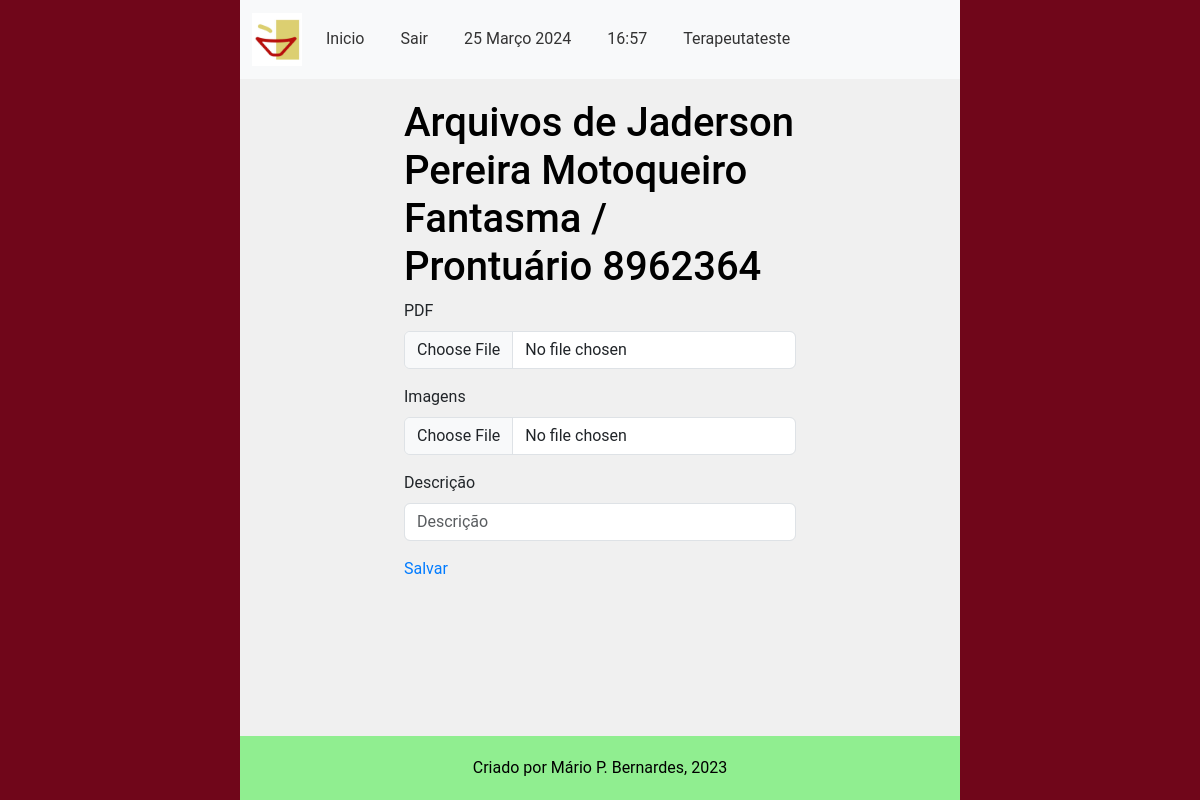
Page /main/enviar_arquivo_paciente/8962364 (signed in) on the committed database.
### accounts/models.py (models this page shows, shortened)
class CustomUser(AbstractUser):
    email = models.EmailField(unique=True, verbose_name='E-mail')
    phone_number = models.CharField(max_length=11, unique=True, verbose_name='Telefone', validators=[
        validate_numbers, MinLengthValidator(limit_value=11), MaxLengthValidator(limit_value=11)
    ])
    require_otp_login = models.BooleanField(null=False, default=True)  # TODO trocar pra False
    otp = models.CharField(max_length=6, null=True, blank=True)

### main/models.py (models this page shows, shortened)
class CadastroPacientes(models.Model):
    nome = models.CharField(verbose_name='Nome do Paciente', max_length=100,
                            validators=[validate_letters, MinLengthValidator(limit_value=5)])
    prontuario_numero = models.CharField(verbose_name='Nº de Prontuario', max_length=7,
                                         default=create_prontuario_numero,
                                         unique=True, validators=[validate_numbers, MinLengthValidator(limit_value=7)])
    nascimento = models.DateField(verbose_name='Data de Nascimento', help_text='dd/mm/aaaa',
                                  validators=[validate_date_past])
    responsavel_legal = models.CharField(verbose_name='Responsável Legal', max_length=100,
                                         null=True, blank=True, validators=[validate_letters,
                                                                            MinLengthValidator(limit_value=5)])
    cpf_responsavel_legal = models.CharField(verbose_name='CPF do Responsável', max_length=11, blank=True, null=True,
                                             validators=[validate_numbers, MinLengthValidator(limit_value=11)])
    data_inicio = models.DateField(verbose_name='Data de Inicio', help_text='dd/mm/aaaa', default=datetime.now)
    data_final = models.DateField(verbose_name='Data do Desligamento', help_text='dd/mm/aaaa', blank=True, null=True,
                                  validators=[validate_date_past])
    desligado = models.BooleanField(verbose_name='Desligado', help_text='Paciente desligado', default=False)
    cpf_numero = models.CharField(verbose_name='CPF', max_length=11, unique=True,
                                  help_text="CPF de menores consta na Certidão de Nascimento",
                                  validators=[validate_numbers, MinLengthValidator(limit_value=11)])
    MOD_CHOICES = (
        (0, 'Individual'),
        (1, 'Grupo'),
        (2, 'Casal'),
    )
    modalidade_atendimento = models.IntegerField(verbose_name='Modalidade', choices=MOD_CHOICES, default=0)
    grupo = models.ForeignKey(
        'CadastroGrupos',
        related_name='membros',
        on_delete=models.PROTECT,
        blank=True,
        null=True
    )
    convenio = models.ForeignKey(
        'ConveniosAceitos',
        related_name='pacientes',
        on_delete=models.PROTECT
    )
    carteirinha_convenio = models.CharField(verbose_name='Número do Convênio',
                                            max_length=50, blank=True, null=True,
                                            validators=[validate_numbers, MinLengthValidator(limit_value=7)])
    terapeuta = models.ForeignKey(
        'CadastroProfissionais',
        related_name='pacientes',
        on_delete=models.PROTECT
    )
    endereco_rua = models.CharField(verbose_name='Endereço', max_length=100,
                                    validators=[MinLengthValidator(limit_value=10)])
    endereco_bairro = models.CharField(verbose_name='Bairro', max_length=50,
                                       validators=[MinLengthValidator(limit_value=3)])
    endereco_numero = models.CharField(verbose_name='Número', max_length=7, validators=[validate_numbers])
    endereco_complemento = models.CharField(verbose_name='Complemento', max_length=100,
                                            validators=[MinLengthValidator(limit_value=4)])
    telefone_numero = models.CharField(verbose_name='Telefone', max_length=11,
                                       validators=[validate_numbers, MinLengthValidator(limit_value=11)])
    cidade = models.CharField(verbose_name='Cidade', max_length=100, validators=[validate_letters,
                                                                                 MinLengthValidator(limit_value=3)])
    cep_numero = models.CharField(verbose_name='CEP', max_length=8, validators=[validate_numbers,
                                                                                MinLengthValidator(limit_value=8)])
    email = models.EmailField(verbose_name='E-mail')
    observacoes = models.TextField(verbose_name='Observações', blank=True, null=True)
    objects = models.Manager()
    class Meta:
        verbose_name = 'Paciente'
        verbose_name_plural = 'Pacientes'
        ordering = ["nome"]
        permissions = [
            ('transfer_pac', 'Transferir Paciente (Terapeutas)'),
            ('deslig_pac', 'Desligar Paciente (Terapeutas)'),
            ('add_pac_group', 'Adicionar Paciente a Grupo (Terapeutas)'),
            ('remove_pac_from_group', 'Remover Paciente de um Grupo (Terapeutas)')
        ]

### main/views.py (the view, shortened to what this page needs)
@login_required(login_url="/main/login")
def paciente_media_upload(request, prontuario_numero: str):
    if request.method != 'POST':
        return render_paciente_media_form(request, prontuario_numero)

### main/services/pacientes_services.py (called while the page is built)
def get_current_paciente(prontuario_numero: str) -> CadastroPacientes:
    current_paciente = CadastroPacientes.objects.get(prontuario_numero=prontuario_numero)
    return current_paciente

### main/views.py (called while the page is built)
def render_paciente_media_form(request, prontuario_numero: str, paciente_media_form=None):
    current_paciente = get_current_paciente(prontuario_numero)
    if not paciente_media_form:
        paciente_media_form = PacienteMediaUploadForm
    context = {
        'form': paciente_media_form,
        'paciente': current_paciente
    }
    return render(request, 'paciente_upload_media.html', context)

### main/templates/paciente_upload_media.html (shortened to what this page needs)
{% extends 'middleman1.html' %}
{% load bootstrap5 %}
{% load static%}
        {% block content %}
            <h1 class="text-body-emphasis">
                Arquivos de {{ paciente.nome }} / Prontuário {{ paciente.prontuario_numero }}
            </h1>
            {% if sucesso %}
                <p class="alert alert-success">
                    Adicionado com Sucesso! <br>
                    <a href="{% url 'main:administrativo' %}"> Voltar ao Inicio </a>
                </p>
            {% else %}
            <form action="" method="POST" enctype="multipart/form-data" id="form" novalidate>
                {% bootstrap_form form %}
                <button type="submit" class="btn btn-primary btn-block">
                    Salvar
                </button>
            </form>
            {% endif %}
        {% endblock %}

### main/templates/middleman1.html (shortened to what this page needs)
{% load static %}
{% load django_bootstrap5 %}
{% bootstrap_css %}
<!DOCTYPE html>
<html lang="pt-br">
<head>
    <link rel="stylesheet" type="text/css" href="{% static 'main_style.css' %}">
</head>
<body>
    <div class="page-container">
        <header>
            <nav class="navbar navbar-expand-lg navbar-light bg-light">
                <div class="container">
                <a class="navbar-brand" href="{% static 'fav.icon.jpeg' %}">
                    <img src="{% static 'fav.icon.jpeg' %}" alt="Your Logo" style="width: 50px; height: auto;" >
                </a>
                    <div class="collapse navbar-collapse text-dark" id="navbarNav">
                        <ul class="navbar-nav">
                            <li class="nav-item">
                                <a class="nav-link" href="{% url 'main:homepage' %}">Inicio</a>
                            </li>
                            <li class="nav-item">
                                <a class="nav-link" href="{% url 'account:logout' %}">Sair</a>
                            </li>
                            <li class="nav-item">
                    <span class="nav-link">
                        {% now "j F Y" %}
                    </span>
                </li>
                <li class="nav-item">
                    <span class="nav-link">
                        {% now "H:i" %}
                    </span>
                </li>
                <li class="nav-item">
                    <span class="nav-link">
                        {% if user.is_authenticated %}
                            {{ user.username }}
                        {% endif %}
                    </span>
                </li>
                        </ul>
                    </div>
                </div>
            </nav>
        </header>
        <main class="main-content">
            {% block content %}{% endblock %}
        </main>
        <footer class="footer">
            Criado por Mário P. Bernardes, 2023
        </footer>
    </div>
</body>
</html>

### main/static/main_style.css (style rules this page uses)
body { font-family: roboto; font-size: 16px; background-color: #f0f0f0; margin: 0; padding: 0; }
.page-container { border-left: 20vw solid #70061a; border-right: 20vw solid #70061a; min-height: 100vh; box-sizing: border-box; display: flex; flex-direction: column; }
.main-content { width: 60%; margin: 0 auto; padding: 20px; flex-grow: 1; }
.navbar { background-color: #333; color: #fff; }
.navbar-brand { font-size: 24px; }
.navbar-nav { list-style-type: none; padding: 0; }
.nav-item { margin-right: 20px; }
.nav-link { color: #333; }
.btn-primary { background-color: transparent; color: #007bff; border: none; padding: 0; }
.footer { background-color: lightgreen; color: #000; padding: 20px 0; text-align: center; flex-shrink: 0; }

### rows in the picture
CustomUser: username "Terapeutateste"
CadastroPacientes: nome "Jaderson Pereira Motoqueiro Fantasma", prontuario_numero "8962364"
